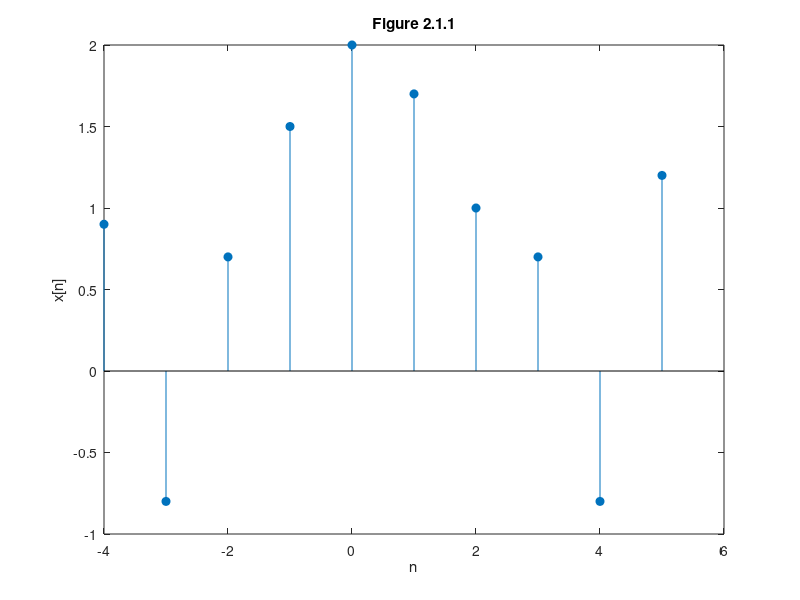
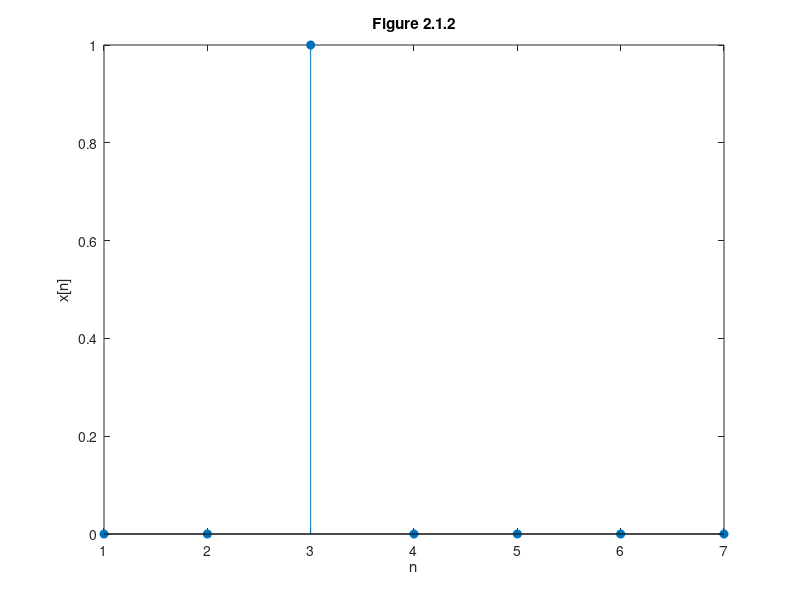
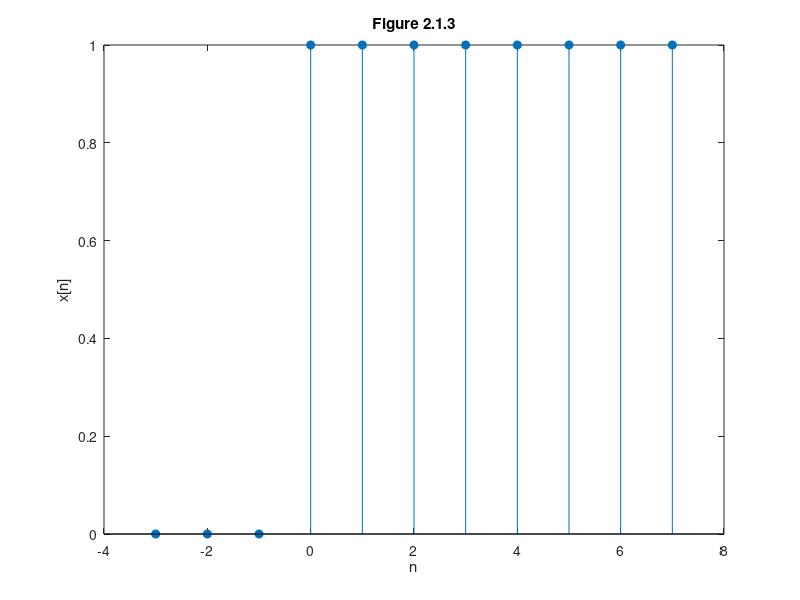
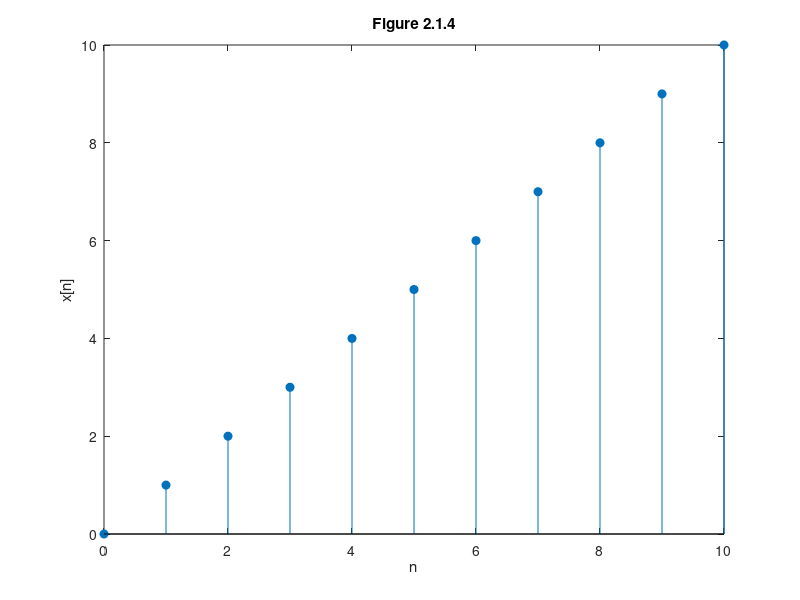

Source code (MATLAB) for these figures, in order:
%%%%%%%%%%%%%%%%%%%%%%%%%%  L1.1   %%%%%%%%%%%%%%%%%%%%%%%%%%%%%%

%%%%    Figure 2.1.1    %%%%
figure;
x = [0.9, -0.8, 0.7, 1.5, 2, 1.7, 1.0, 0.7, -0.8, 1.2]; 
nx = -4:5;
stem(nx, x, 'filled');
title('Figure 2.1.1');
xlabel('n');
ylabel('x[n]');

%%%%    Figure 2.1.2    %%%%
figure;
x = [0,0,1,0,0,0,0];
stem(x, 'filled');
title('Figure 2.1.2');
xlabel('n');
ylabel('x[n]');

%%%%    Figure 2.1.3    %%%%
figure;
x = [0,0,0,1,1,1,1,1,1,1,1]; 
nx = -3:7;
stem(nx, x, 'filled');
title('Figure 2.1.3');
xlabel('n');
ylabel('x[n]');

%%%%    Figure 2.1.4    %%%%
figure;
nx = 0:10;
x = nx;
stem(nx, x, 'filled');
title('Figure 2.1.4');
xlabel('n');
ylabel('x[n]');

%%%%    Figure 2.1.5    %%%%
figure;
n = 0:10;
e = 2;
x = e.^n;
stem(n, x, 'filled');
title('Figure 2.1.5');
xlabel('n');
ylabel('x[n]');